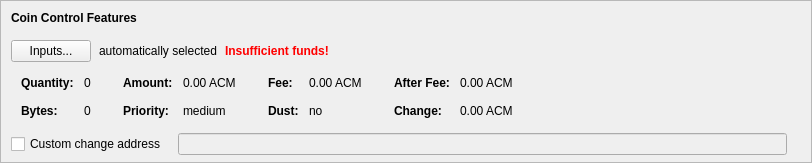
    <widget class="QFrame" name="frameCoinControl">
     <property name="sizePolicy">
      <sizepolicy hsizetype="Expanding" vsizetype="Expanding">
       <horstretch>0</horstretch>
       <verstretch>0</verstretch>
      </sizepolicy>
     </property>
     <property name="maximumSize">
      <size>
       <width>16777215</width>
       <height>16777215</height>
      </size>
     </property>
     <property name="frameShape">
      <enum>QFrame::StyledPanel</enum>
     </property>
     <property name="frameShadow">
      <enum>QFrame::Sunken</enum>
     </property>
     <layout class="QVBoxLayout" name="verticalLayoutCoinControl2">
      <property name="spacing">
       <number>0</number>
      </property>
      <property name="leftMargin">
       <number>0</number>
      </property>
      <property name="topMargin">
       <number>0</number>
      </property>
      <property name="rightMargin">
       <number>0</number>
      </property>
      <property name="bottomMargin">
       <number>6</number>
      </property>
      <item>
       <layout class="QVBoxLayout" name="verticalLayoutCoinControl" stretch="0,0,0,0,1">
        <property name="spacing">
         <number>0</number>
        </property>
        <property name="leftMargin">
         <number>10</number>
        </property>
        <property name="topMargin">
         <number>10</number>
        </property>
        <item>
         <layout class="QHBoxLayout" name="horizontalLayoutCoinControl1">
          <property name="bottomMargin">
           <number>15</number>
          </property>
          <item>
           <widget class="QLabel" name="labelCoinControlFeatures">
            <property name="sizePolicy">
             <sizepolicy hsizetype="Preferred" vsizetype="Maximum">
              <horstretch>0</horstretch>
              <verstretch>0</verstretch>
             </sizepolicy>
            </property>
            <property name="font">
             <font>
              <weight>75</weight>
              <bold>true</bold>
             </font>
            </property>
            <property name="styleSheet">
             <string notr="true">font-weight:bold;</string>
            </property>
            <property name="text">
             <string>Coin Control Features</string>
            </property>
           </widget>
          </item>
         </layout>
        </item>
        <item>
         <layout class="QHBoxLayout" name="horizontalLayoutCoinControl2" stretch="0,0,0,0">
          <property name="spacing">
           <number>8</number>
          </property>
          <property name="bottomMargin">
           <number>10</number>
          </property>
          <item>
           <widget class="QPushButton" name="pushButtonCoinControl">
            <property name="styleSheet">
             <string notr="true"/>
            </property>
            <property name="text">
             <string>Inputs...</string>
            </property>
            <property name="autoDefault">
             <bool>false</bool>
            </property>
           </widget>
          </item>
          <item>
           <widget class="QLabel" name="labelCoinControlAutomaticallySelected">
            <property name="text">
             <string>automatically selected</string>
            </property>
            <property name="margin">
             <number>5</number>
            </property>
           </widget>
          </item>
          <item>
           <widget class="QLabel" name="labelCoinControlInsuffFunds">
            <property name="font">
             <font>
              <weight>75</weight>
              <bold>true</bold>
             </font>
            </property>
            <property name="styleSheet">
             <string notr="true">color:red;font-weight:bold;</string>
            </property>
            <property name="text">
             <string>Insufficient funds!</string>
            </property>
            <property name="margin">
             <number>5</number>
            </property>
           </widget>
          </item>
          <item>
           <spacer name="horizontalSpacerCoinControl">
            <property name="orientation">
             <enum>Qt::Horizontal</enum>
            </property>
            <property name="sizeHint" stdset="0">
             <size>
              <width>40</width>
              <height>1</height>
             </size>
            </property>
           </spacer>
          </item>
         </layout>
        </item>
        <item>
         <widget class="QWidget" name="widgetCoinControl" native="true">
          <property name="sizePolicy">
           <sizepolicy hsizetype="Preferred" vsizetype="Preferred">
            <horstretch>0</horstretch>
            <verstretch>0</verstretch>
           </sizepolicy>
          </property>
          <property name="minimumSize">
           <size>
            <width>0</width>
            <height>0</height>
           </size>
          </property>
          <property name="styleSheet">
           <string notr="true"/>
          </property>
          <layout class="QHBoxLayout" name="horizontalLayoutCoinControl5">
           <property name="leftMargin">
            <number>0</number>
           </property>
           <property name="topMargin">
            <number>0</number>
           </property>
           <property name="rightMargin">
            <number>0</number>
           </property>
           <property name="bottomMargin">
            <number>0</number>
           </property>
           <item>
            <layout class="QHBoxLayout" name="horizontalLayoutCoinControl3" stretch="0,0,0,1">
             <property name="spacing">
              <number>20</number>
             </property>
             <property name="topMargin">
              <number>0</number>
             </property>
             <property name="bottomMargin">
              <number>10</number>
             </property>
             <item>
              <layout class="QFormLayout" name="formLayoutCoinControl1">
               <property name="horizontalSpacing">
                <number>10</number>
               </property>
               <property name="verticalSpacing">
                <number>14</number>
               </property>
               <property name="leftMargin">
                <number>10</number>
               </property>
               <property name="topMargin">
                <number>4</number>
               </property>
               <property name="rightMargin">
                <number>6</number>
               </property>
               <item row="0" column="0">
                <widget class="QLabel" name="labelCoinControlQuantityText">
                 <property name="font">
                  <font>
                   <weight>75</weight>
                   <bold>true</bold>
                  </font>
                 </property>
                 <property name="text">
                  <string>Quantity:</string>
                 </property>
                 <property name="margin">
                  <number>0</number>
                 </property>
                </widget>
               </item>
               <item row="0" column="1">
                <widget class="QLabel" name="labelCoinControlQuantity">
                 <property name="cursor">
                  <cursorShape>IBeamCursor</cursorShape>
                 </property>
                 <property name="contextMenuPolicy">
                  <enum>Qt::ActionsContextMenu</enum>
                 </property>
                 <property name="text">
                  <string notr="true">0</string>
                 </property>
                 <property name="margin">
                  <number>0</number>
                 </property>
                 <property name="textInteractionFlags">
                  <set>Qt::LinksAccessibleByMouse|Qt::TextSelectableByKeyboard|Qt::TextSelectableByMouse</set>
                 </property>
                </widget>
               </item>
               <item row="1" column="0">
                <widget class="QLabel" name="labelCoinControlBytesText">
                 <property name="font">
                  <font>
                   <weight>75</weight>
                   <bold>true</bold>
                  </font>
                 </property>
                 <property name="text">
                  <string>Bytes:</string>
                 </property>
                </widget>
               </item>
               <item row="1" column="1">
                <widget class="QLabel" name="labelCoinControlBytes">
                 <property name="cursor">
                  <cursorShape>IBeamCursor</cursorShape>
                 </property>
                 <property name="contextMenuPolicy">
                  <enum>Qt::ActionsContextMenu</enum>
                 </property>
                 <property name="text">
                  <string notr="true">0</string>
                 </property>
                 <property name="textInteractionFlags">
                  <set>Qt::LinksAccessibleByMouse|Qt::TextSelectableByKeyboard|Qt::TextSelectableByMouse</set>
                 </property>
                </widget>
               </item>
              </layout>
             </item>
             <item>
              <layout class="QFormLayout" name="formLayoutCoinControl2">
               <property name="horizontalSpacing">
                <number>10</number>
               </property>
               <property name="verticalSpacing">
                <number>14</number>
               </property>
               <property name="leftMargin">
                <number>6</number>
               </property>
               <property name="topMargin">
                <number>4</number>
               </property>
               <property name="rightMargin">
                <number>6</number>
               </property>
               <item row="0" column="0">
                <widget class="QLabel" name="labelCoinControlAmountText">
                 <property name="font">
                  <font>
                   <weight>75</weight>
                   <bold>true</bold>
                  </font>
                 </property>
                 <property name="text">
                  <string>Amount:</string>
                 </property>
                 <property name="margin">
                  <number>0</number>
                 </property>
                </widget>
               </item>
               <item row="0" column="1">
                <widget class="QLabel" name="labelCoinControlAmount">
                 <property name="cursor">
                  <cursorShape>IBeamCursor</cursorShape>
                 </property>
                 <property name="contextMenuPolicy">
                  <enum>Qt::ActionsContextMenu</enum>
                 </property>
                 <property name="text">
                  <string notr="true">0.00 ACM</string>
                 </property>
                 <property name="textInteractionFlags">
                  <set>Qt::LinksAccessibleByMouse|Qt::TextSelectableByKeyboard|Qt::TextSelectableByMouse</set>
                 </property>
                </widget>
               </item>
               <item row="1" column="0">
                <widget class="QLabel" name="labelCoinControlPriorityText">
                 <property name="font">
                  <font>
                   <weight>75</weight>
                   <bold>true</bold>
                  </font>
                 </property>
                 <property name="text">
                  <string>Priority:</string>
                 </property>
                </widget>
               </item>
               <item row="1" column="1">
                <widget class="QLabel" name="labelCoinControlPriority">
                 <property name="cursor">
                  <cursorShape>IBeamCursor</cursorShape>
                 </property>
                 <property name="contextMenuPolicy">
                  <enum>Qt::ActionsContextMenu</enum>
                 </property>
                 <property name="text">
                  <string notr="true">medium</string>
                 </property>
                 <property name="textInteractionFlags">
                  <set>Qt::LinksAccessibleByMouse|Qt::TextSelectableByKeyboard|Qt::TextSelectableByMouse</set>
                 </property>
                </widget>
               </item>
              </layout>
             </item>
             <item>
              <layout class="QFormLayout" name="formLayoutCoinControl3">
               <property name="horizontalSpacing">
                <number>10</number>
               </property>
               <property name="verticalSpacing">
                <number>14</number>
               </property>
               <property name="leftMargin">
                <number>6</number>
               </property>
               <property name="topMargin">
                <number>4</number>
               </property>
               <property name="rightMargin">
                <number>6</number>
               </property>
               <item row="0" column="0">
                <widget class="QLabel" name="labelCoinControlFeeText">
                 <property name="font">
                  <font>
                   <weight>75</weight>
                   <bold>true</bold>
                  </font>
                 </property>
                 <property name="text">
                  <string>Fee:</string>
                 </property>
                 <property name="margin">
                  <number>0</number>
                 </property>
                </widget>
               </item>
               <item row="0" column="1">
                <widget class="QLabel" name="labelCoinControlFee">
                 <property name="cursor">
                  <cursorShape>IBeamCursor</cursorShape>
                 </property>
                 <property name="contextMenuPolicy">
                  <enum>Qt::ActionsContextMenu</enum>
                 </property>
                 <property name="text">
                  <string notr="true">0.00 ACM</string>
                 </property>
                 <property name="textInteractionFlags">
                  <set>Qt::LinksAccessibleByMouse|Qt::TextSelectableByKeyboard|Qt::TextSelectableByMouse</set>
                 </property>
                </widget>
               </item>
               <item row="1" column="0">
                <widget class="QLabel" name="labelCoinControlLowOutputText">
                 <property name="font">
                  <font>
                   <weight>75</weight>
                   <bold>true</bold>
                  </font>
                 </property>
                 <property name="text">
                  <string>Dust:</string>
                 </property>
                </widget>
               </item>
               <item row="1" column="1">
                <widget class="QLabel" name="labelCoinControlLowOutput">
                 <property name="cursor">
                  <cursorShape>IBeamCursor</cursorShape>
                 </property>
                 <property name="contextMenuPolicy">
                  <enum>Qt::ActionsContextMenu</enum>
                 </property>
                 <property name="text">
                  <string notr="true">no</string>
                 </property>
                 <property name="textInteractionFlags">
                  <set>Qt::LinksAccessibleByMouse|Qt::TextSelectableByKeyboard|Qt::TextSelectableByMouse</set>
                 </property>
                </widget>
               </item>
              </layout>
             </item>
             <item>
              <layout class="QFormLayout" name="formLayoutCoinControl4">
               <property name="horizontalSpacing">
                <number>10</number>
               </property>
               <property name="verticalSpacing">
                <number>14</number>
               </property>
               <property name="leftMargin">
                <number>6</number>
               </property>
               <property name="topMargin">
                <number>4</number>
               </property>
               <property name="rightMargin">
                <number>6</number>
               </property>
               <item row="0" column="0">
                <widget class="QLabel" name="labelCoinControlAfterFeeText">
                 <property name="font">
                  <font>
                   <weight>75</weight>
                   <bold>true</bold>
                  </font>
                 </property>
                 <property name="text">
                  <string>After Fee:</string>
                 </property>
                 <property name="margin">
                  <number>0</number>
                 </property>
                </widget>
               </item>
               <item row="0" column="1">
                <widget class="QLabel" name="labelCoinControlAfterFee">
                 <property name="cursor">
                  <cursorShape>IBeamCursor</cursorShape>
                 </property>
                 <property name="contextMenuPolicy">
                  <enum>Qt::ActionsContextMenu</enum>
                 </property>
                 <property name="text">
                  <string notr="true">0.00 ACM</string>
                 </property>
                 <property name="textInteractionFlags">
                  <set>Qt::LinksAccessibleByMouse|Qt::TextSelectableByKeyboard|Qt::TextSelectableByMouse</set>
                 </property>
                </widget>
               </item>
               <item row="1" column="0">
                <widget class="QLabel" name="labelCoinControlChangeText">
                 <property name="font">
                  <font>
                   <weight>75</weight>
                   <bold>true</bold>
                  </font>
                 </property>
                 <property name="text">
                  <string>Change:</string>
                 </property>
                </widget>
               </item>
               <item row="1" column="1">
                <widget class="QLabel" name="labelCoinControlChange">
                 <property name="cursor">
                  <cursorShape>IBeamCursor</cursorShape>
                 </property>
                 <property name="contextMenuPolicy">
                  <enum>Qt::ActionsContextMenu</enum>
                 </property>
                 <property name="text">
                  <string notr="true">0.00 ACM</string>
                 </property>
                 <property name="textInteractionFlags">
                  <set>Qt::LinksAccessibleByMouse|Qt::TextSelectableByKeyboard|Qt::TextSelectableByMouse</set>
                 </property>
                </widget>
               </item>
              </layout>
             </item>
            </layout>
           </item>
          </layout>
         </widget>
        </item>
        <item>
         <layout class="QHBoxLayout" name="horizontalLayoutCoinControl4" stretch="0,0,0">
          <property name="spacing">
           <number>12</number>
          </property>
          <property name="sizeConstraint">
           <enum>QLayout::SetDefaultConstraint</enum>
          </property>
          <property name="topMargin">
           <number>5</number>
          </property>
          <property name="rightMargin">
           <number>5</number>
          </property>
          <item>
           <widget class="QCheckBox" name="checkBoxCoinControlChange">
            <property name="toolTip">
             <string>If this is activated, but the change address is empty or invalid, change will be sent to a newly generated address.</string>
            </property>
            <property name="text">
             <string>Custom change address</string>
            </property>
           </widget>
          </item>
          <item>
           <widget class="QValidatedLineEdit" name="lineEditCoinControlChange">
            <property name="enabled">
             <bool>false</bool>
            </property>
            <property name="sizePolicy">
             <sizepolicy hsizetype="Expanding" vsizetype="Fixed">
              <horstretch>0</horstretch>
              <verstretch>0</verstretch>
             </sizepolicy>
            </property>
           </widget>
          </item>
          <item>
           <widget class="QLabel" name="labelCoinControlChangeLabel">
            <property name="sizePolicy">
             <sizepolicy hsizetype="Preferred" vsizetype="Expanding">
              <horstretch>0</horstretch>
              <verstretch>0</verstretch>
             </sizepolicy>
            </property>
            <property name="minimumSize">
             <size>
              <width>0</width>
              <height>0</height>
             </size>
            </property>
            <property name="text">
             <string/>
            </property>
            <property name="margin">
             <number>3</number>
            </property>
           </widget>
          </item>
         </layout>
        </item>
        <item>
         <spacer name="verticalSpacerCoinControl">
          <property name="orientation">
           <enum>Qt::Vertical</enum>
          </property>
          <property name="sizeHint" stdset="0">
           <size>
            <width>800</width>
            <height>1</height>
           </size>
          </property>
         </spacer>
        </item>
       </layout>
      </item>
     </layout>
    </widget>
